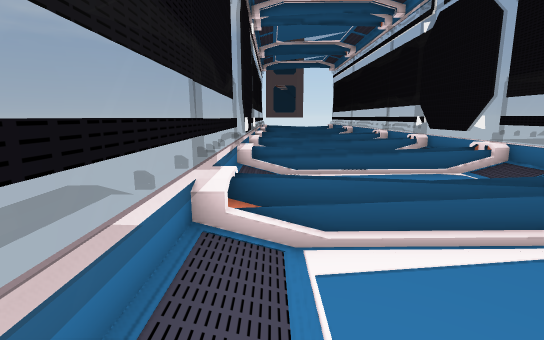
[1] (above)

14 first-person views from a walk through a Unity game level. The camera is 1.5 m above the floor, tilts 10° down and sees 85° across. The floor is counted in squares, 1 m on a side. Each view is taken from the middle of a square. On the plan, view 1 faces up. The plan holds only what a view shows up to about 15 squares ahead; the rest is blank. The place goes on beyond the plan. The player character is not drawn.

[2]
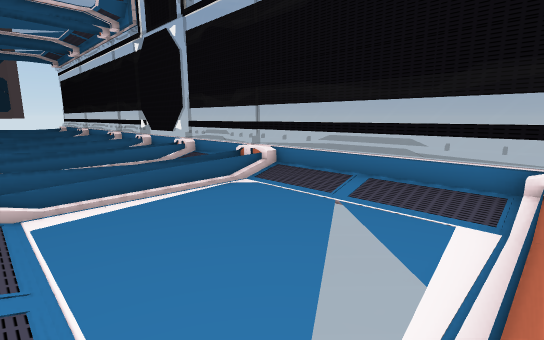

[3]
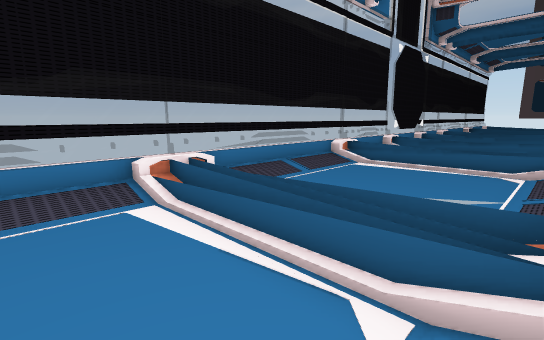

[4]
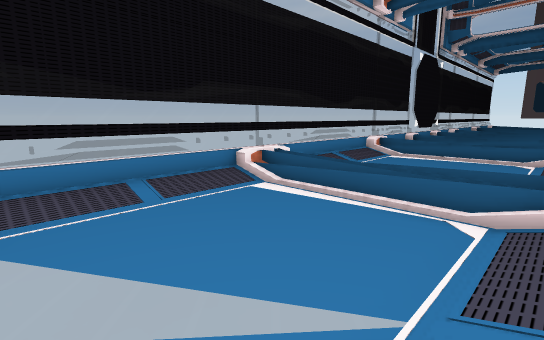

[5]
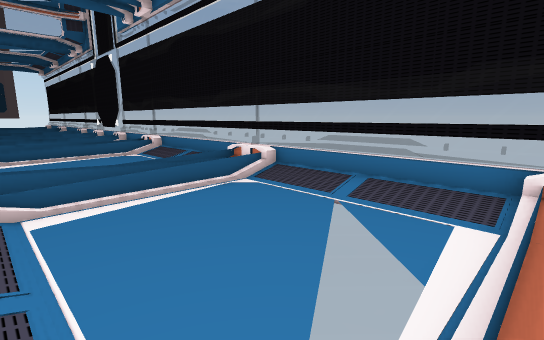

[6]
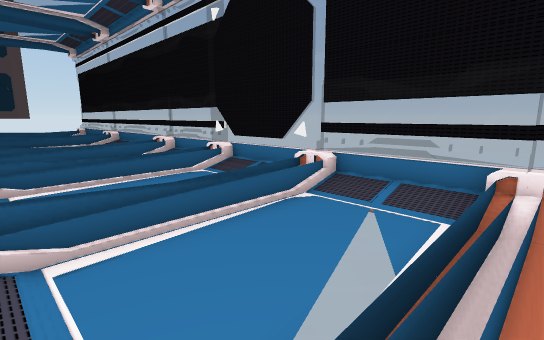

[7]
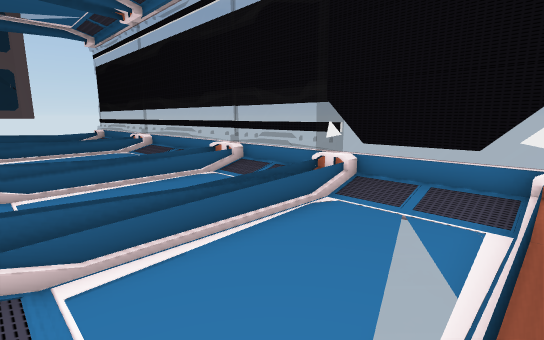

[8]
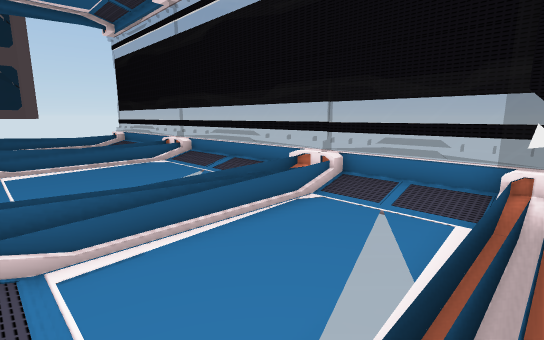

[9]
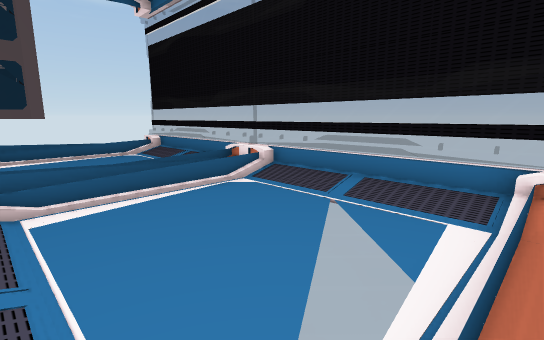

[10]
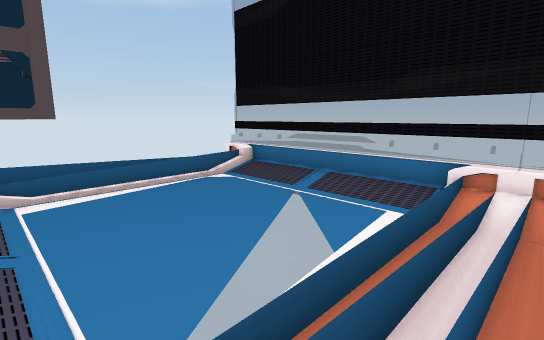

[11]
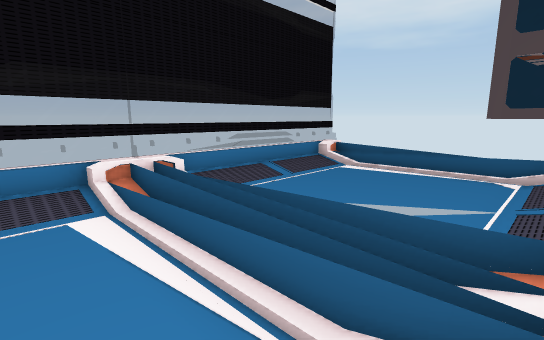

[12]
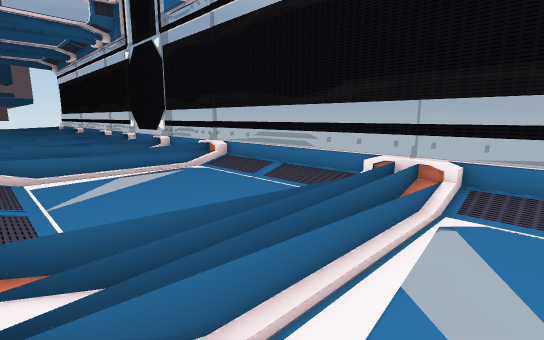

[13]
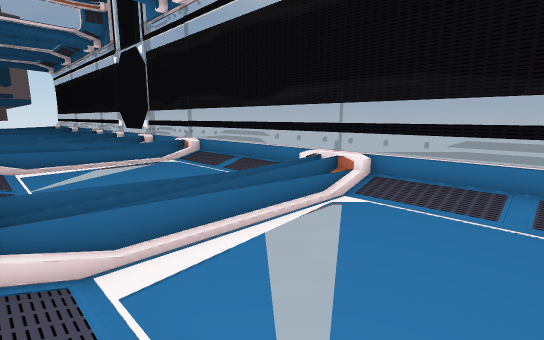

[14]
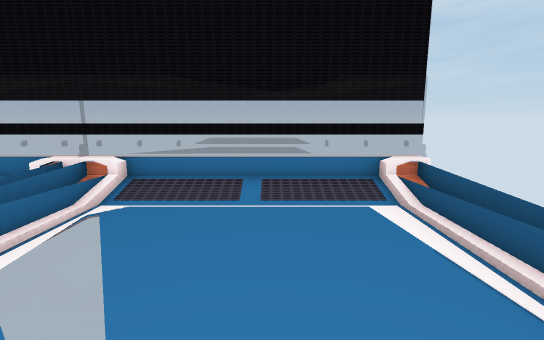

### Floor plan
Key: @ floor where view 1 was taken; # wall or solid block; . floor; / step, stairs or slope; = window, fence, low wall or low ledge.
Columns run from 1 left of view 1 to 7 right of it. Each row starts with its distance up from view 1.
 34 #       #
 33 =/...../=
 32 =....../=
 31 =....../=
 30 =....../=
 29 =....../=
 28 =....../=
 27 =....../=
 26 =/==.../=
 25 =/...../=
 24 =....../=
 23 =....../=
 22 =....../=
 21 =....../=
 20 =....../=
 19 =....../=
 18 =/==.../=
 17 =/....//=
 16 =....../=
 15 =....../=
 14 =/...../=
 13 =/==.../=
 12  ....../=
 11 = ...../=
 10 = ...../=
  9 =/=#.../=
  8 =/...../=
  7 =....../=
  6 =....../=
  5 =////.//=
  4 =/==.../=
  3 =....../=
  2 =....../=
  1 =....../=
  0 =@...../=
 -1 =....../=
 -2 =. ..../=
 -3 =/ ..../=
 -4 =/==.../=
 -5 =....../=
 -6 =....../=
 -7 =....../=
 -8 =....../=
 -9 =....../=
-10 =....../=
-11  / ..../=

Where each view was taken, in squares from view 1:
view 1: 0 up, 0 right, facing up
view 2: 3 down, 0 right, facing up-right
view 3: 7 down, 6 right, facing up-left
view 4: 10 down, 6 right, facing up-left
view 5: 11 down, 0 right, facing up-right
view 6: 4 up, 0 right, facing up-right
view 7: 9 up, 0 right, facing up-right
view 8: 13 up, 0 right, facing up-right
view 9: 18 up, 0 right, facing up-right
view 10: 25 up, 0 right, facing up-right
view 11: 23 up, 6 right, facing up-left
view 12: 28 up, 6 right, facing down-left
view 13: 30 up, 6 right, facing down-left
view 14: 30 up, 6 right, facing left
